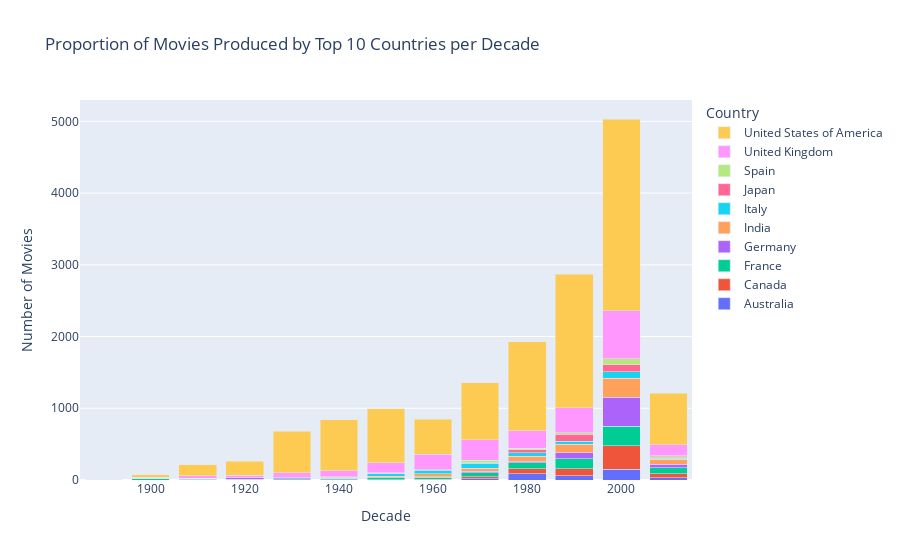

Notebook source saved alongside this figure:
### Code cell
# Create the interactive figure
fig = go.Figure()

for country in movies_per_decade_countries.columns:
    fig.add_trace(go.Bar(
        x=movies_per_decade_countries.index, # Decades
        y=movies_per_decade_countries[country], # Number of movies
        name=country,
        hovertemplate='Percentage: %{customdata:.2f}%',
        customdata=100 * movies_per_decade_countries[country] / movies_per_decade_countries.sum(axis=1)
    ))

fig.update_layout(
    title='Proportion of Movies Produced by Top 10 Countries per Decade',
    xaxis_title='Decade',
    yaxis_title='Number of Movies',
    barmode='stack',
    legend_title='Country',
    hovermode='x'
)

fig.show()

### Figure 1 — Plotly figure (JSON) as saved in the notebook; plotly's stock layout.template omitted (floating-point values rounded to 4 significant figures)
{"data": [{"customdata": [0, 0, 0, 0.3802, 0.4405, 0, 0.3027, 0, 1.183, 4.411, 2.022, 3.02, 2.475], "hovertemplate": "Percentage: %{customdata:.2f}%", "name": "Australia", "x": [1890, 1900, 1910, 1920, 1930, 1940, 1950, 1960, 1970, 1980, 1990, 2000, 2010], "y": [0, 0, 0, 1, 3, 0, 3, 0, 16, 85, 58, 152, 30], "type": "bar"}, {"customdata": [0, 0, 0, 0, 0.4405, 0.1189, 0.3027, 1.531, 1.922, 3.788, 3.556, 6.418, 4.95], "hovertemplate": "Percentage: %{customdata:.2f}%", "name": "Canada", "x": [1890, 1900, 1910, 1920, 1930, 1940, 1950, 1960, 1970, 1980, 1990, 2000, 2010], "y": [0, 0, 0, 0, 3, 1, 3, 13, 26, 73, 102, 323, 60], "type": "bar"}, {"customdata": [100, 32.43, 6.047, 3.042, 1.762, 2.14, 2.523, 3.298, 4.139, 4.255, 4.637, 5.404, 6.766], "hovertemplate": "Percentage: %{customdata:.2f}%", "name": "France", "x": [1890, 1900, 1910, 1920, 1930, 1940, 1950, 1960, 1970, 1980, 1990, 2000, 2010], "y": [4, 24, 13, 8, 12, 18, 25, 28, 56, 82, 133, 272, 82], "type": "bar"}, {"customdata": [0, 0, 5.581, 7.985, 1.909, 0.7134, 0.2018, 0.7067, 1.848, 1.09, 3.138, 8.067, 3.96], "hovertemplate": "Percentage: %{customdata:.2f}%", "name": "Germany", "x": [1890, 1900, 1910, 1920, 1930, 1940, 1950, 1960, 1970, 1980, 1990, 2000, 2010], "y": [0, 0, 12, 21, 13, 6, 2, 6, 25, 21, 90, 406, 48], "type": "bar"}, {"customdata": [0, 0, 0, 0.3802, 0.2937, 1.427, 2.22, 5.065, 3.252, 3.684, 4.045, 5.245, 5.941], "hovertemplate": "Percentage: %{customdata:.2f}%", "name": "India", "x": [1890, 1900, 1910, 1920, 1930, 1940, 1950, 1960, 1970, 1980, 1990, 2000, 2010], "y": [0, 0, 0, 1, 2, 12, 22, 43, 44, 71, 116, 264, 72], "type": "bar"}, {"customdata": [0, 12.16, 0.9302, 0.7605, 0.1468, 1.07, 3.532, 5.183, 4.952, 2.647, 1.395, 1.888, 0.6601], "hovertemplate": "Percentage: %{customdata:.2f}%", "name": "Italy", "x": [1890, 1900, 1910, 1920, 1930, 1940, 1950, 1960, 1970, 1980, 1990, 2000, 2010], "y": [0, 9, 2, 2, 1, 9, 35, 44, 67, 51, 40, 95, 8], "type": "bar"}, {"customdata": [0, 0, 0, 0, 0, 0, 0.7064, 0.8245, 0.5174, 2.076, 3.556, 1.888, 1.403], "hovertemplate": "Percentage: %{customdata:.2f}%", "name": "Japan", "x": [1890, 1900, 1910, 1920, 1930, 1940, 1950, 1960, 1970, 1980, 1990, 2000, 2010], "y": [0, 0, 0, 0, 0, 0, 7, 7, 7, 40, 102, 95, 17], "type": "bar"}, {"customdata": [0, 0, 0, 0, 0, 0.1189, 0.7064, 0.5889, 2.661, 1.038, 0.7322, 1.689, 1.568], "hovertemplate": "Percentage: %{customdata:.2f}%", "name": "Spain", "x": [1890, 1900, 1910, 1920, 1930, 1940, 1950, 1960, 1970, 1980, 1990, 2000, 2010], "y": [0, 0, 0, 0, 0, 1, 7, 5, 36, 20, 21, 85, 19], "type": "bar"}, {"customdata": [0, 4.054, 14.88, 12.55, 9.398, 9.631, 13.72, 25.09, 21.14, 12.77, 12.1, 13.31, 12.95], "hovertemplate": "Percentage: %{customdata:.2f}%", "name": "United Kingdom", "x": [1890, 1900, 1910, 1920, 1930, 1940, 1950, 1960, 1970, 1980, 1990, 2000, 2010], "y": [0, 3, 32, 33, 64, 81, 136, 213, 286, 246, 347, 670, 157], "type": "bar"}, {"customdata": [0, 51.35, 72.56, 74.9, 85.61, 84.78, 75.78, 57.71, 58.39, 64.24, 64.82, 53.07, 59.32], "hovertemplate": "Percentage: %{customdata:.2f}%", "name": "United States of America", "x": [1890, 1900, 1910, 1920, 1930, 1940, 1950, 1960, 1970, 1980, 1990, 2000, 2010], "y": [0, 38, 156, 197, 583, 713, 751, 490, 790, 1238, 1859, 2671, 719], "type": "bar"}], "layout": {"title": {"text": "Proportion of Movies Produced by Top 10 Countries per Decade"}, "xaxis": {"title": {"text": "Decade"}}, "yaxis": {"title": {"text": "Number of Movies"}}, "barmode": "stack", "legend": {"title": {"text": "Country"}}, "hovermode": "x"}}
